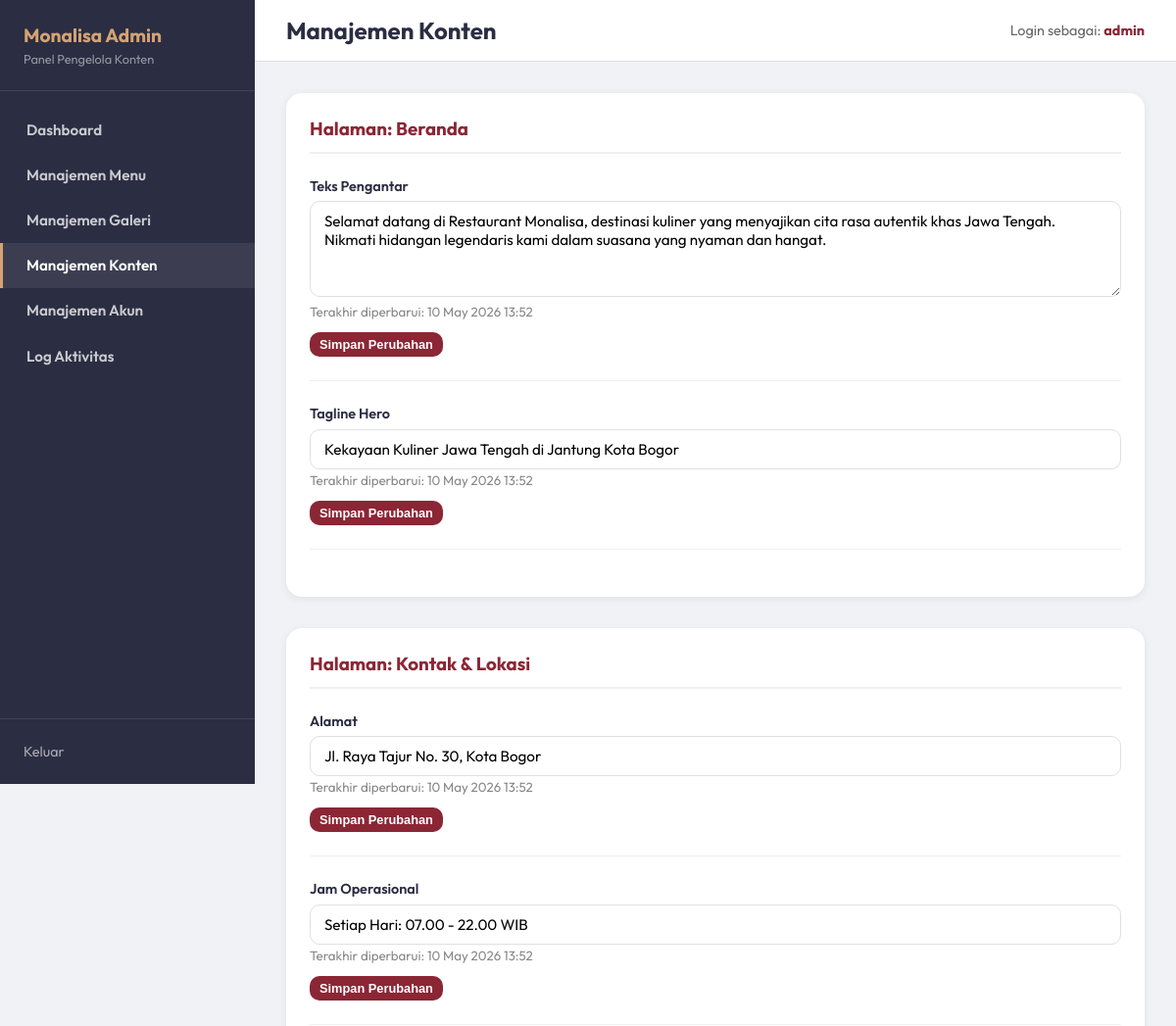
Before: /admin/konten.php (signed in, upper part) with the older database file.
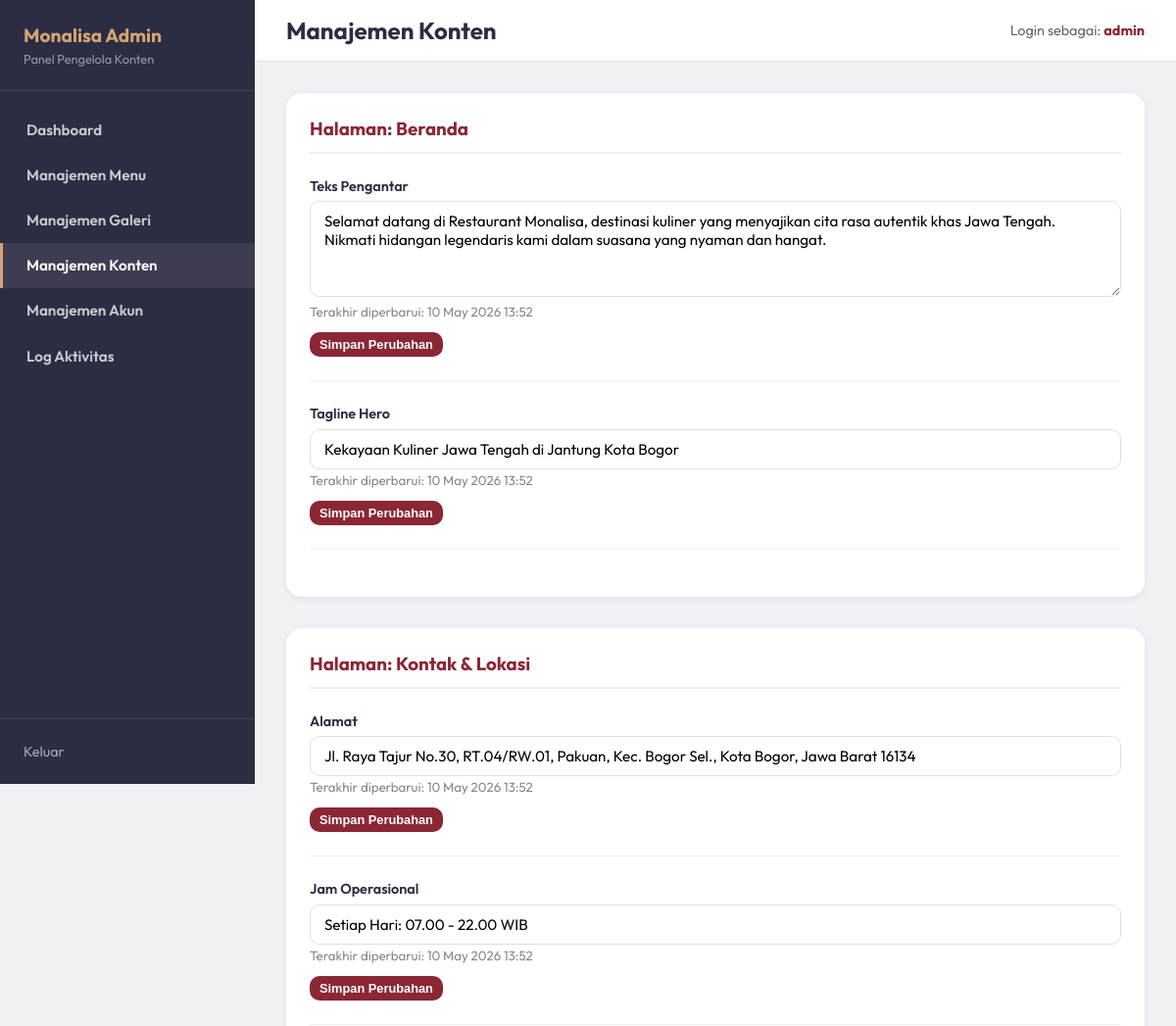
After: the same page with the newer database file.
### tables this page shows
CREATE TABLE IF NOT EXISTS konten_halaman (
    id INT AUTO_INCREMENT PRIMARY KEY,
    halaman VARCHAR(50) NOT NULL,
    bagian VARCHAR(50) NOT NULL,
    isi TEXT NOT NULL,
    updated_at TIMESTAMP DEFAULT CURRENT_TIMESTAMP ON UPDATE CURRENT_TIMESTAMP,
    UNIQUE KEY unique_konten (halaman, bagian)
);

### includes/functions.php (called while the page is built, shortened)
<?php
function h($string) {
    return htmlspecialchars($string ?? '', ENT_QUOTES, 'UTF-8');
}
?>

### admin/konten.php (the view, shortened to what this page needs)
<?php
require_once '../includes/admin_header.php';
$semua_konten = $pdo->query(
    "SELECT halaman, bagian, isi, updated_at FROM konten_halaman ORDER BY halaman, bagian"
)->fetchAll();
$konten_per_halaman = [];
foreach ($semua_konten as $k) {
    $konten_per_halaman[$k['halaman']][$k['bagian']] = $k;
}
$label_halaman = [
    'beranda'      => 'Beranda',
    'tentang_kami' => 'Tentang Kami',
    'kontak'       => 'Kontak & Lokasi',
];
$label_bagian = [
    'tagline'         => 'Tagline Hero',
    'pengantar'       => 'Teks Pengantar',
    'sejarah'         => 'Sejarah Restoran',
    'visi'            => 'Visi Restoran',
    'alamat'          => 'Alamat',
    'telepon'         => 'Telepon',
    'jam_operasional' => 'Jam Operasional',
];
?>
<?php foreach ($konten_per_halaman as $halaman => $bagian_list): ?>
<div class="card" style="margin-bottom: 2rem;">
    <h3 style="margin-bottom: 1.5rem; color: var(--primary); border-bottom: 2px solid #f0f0f0; padding-bottom: 0.75rem;">
        Halaman: <?= h($label_halaman[$halaman] ?? ucfirst($halaman)) ?>
    </h3>
    <?php foreach ($bagian_list as $bagian => $data): ?>
    <form method="POST" style="margin-bottom: 1.5rem; padding-bottom: 1.5rem; border-bottom: 1px solid #f0f0f0;">
        <div class="form-group" style="margin-bottom: 0.75rem;">
            <label><?= h($label_bagian[$bagian] ?? ucfirst($bagian)) ?></label>
            <?php if (strlen($data['isi']) > 120): ?>
                <textarea name="isi" class="form-control" rows="4"><?= h($data['isi']) ?></textarea>
            <?php else: ?>
                <input type="text" name="isi" class="form-control" value="<?= h($data['isi']) ?>">
            <?php endif; ?>
            <small style="color:#888;">Terakhir diperbarui: <?= h(date('d M Y H:i', strtotime($data['updated_at']))) ?></small>
        </div>
        <button type="submit" class="btn btn-primary btn-sm">Simpan Perubahan</button>
    </form>
    <?php endforeach; ?>
</div>
<?php endforeach; ?>
<?php require_once '../includes/admin_footer.php'; ?>

Changed rows visible on the page:
changed konten_halaman: isi "Jl. Raya Tajur No. 30, Kota Bogor" → "Jl. Raya Tajur No.30, RT.04/RW.01, Pakuan, Kec. Bogor Sel., Kota Bogor, Jawa Barat 16134"
